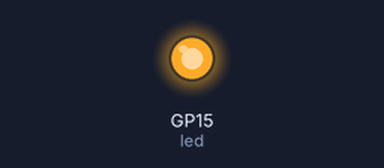
This program was run on a simulated Raspberry Pi Pico running CircuitPython. Parts: output pins drawn as LEDs (lit = HIGH). At 30.0 s the program ends and the board releases its pins; the recording ends there.

Above: at 1.5 s.
At 4.5 s:
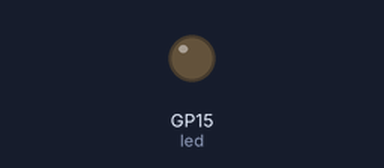
Timing chart, 0 to 7.8 s (numbered marks = the images above):
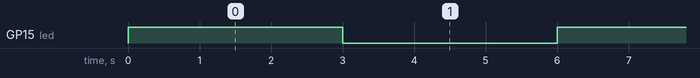

The program:

Lab04_TEST2.py
```python
# 匯入 Pico 控制板相關的 board 模組
import board
# 匯入時間相關的 time 模組
import time
# 匯入數位輸出入的 DigitalInOut、Direction 模組
from digitalio import DigitalInOut, Direction

# 建立 GPIO15 腳位的 DigitalInOut 物件, 並命名為 led
led = DigitalInOut(board.GP15)
# 設定 led 為輸出腳位
led.direction = Direction.OUTPUT

led.value = True    # 設定腳位有電, 點亮 LED
time.sleep(3)       # 暫停 3 秒
led.value = False   # 設定腳位沒電, 熄滅 LED
time.sleep(3)

led.value = True    # 設定腳位有電, 點亮 LED
time.sleep(3)       # 暫停 3 秒
led.value = False   # 設定腳位沒電, 熄滅 LED
time.sleep(3)

led.value = True    # 設定腳位有電, 點亮 LED
time.sleep(3)       # 暫停 3 秒
led.value = False   # 設定腳位沒電, 熄滅 LED
time.sleep(3)

led.value = True    # 設定腳位有電, 點亮 LED
time.sleep(3)       # 暫停 3 秒
led.value = False   # 設定腳位沒電, 熄滅 LED
time.sleep(3)

led.value = True    # 設定腳位有電, 點亮 LED
time.sleep(3)       # 暫停 3 秒
led.value = False   # 設定腳位沒電, 熄滅 LED
time.sleep(3)
```

Measured:
- by itself, GP15 (led): alternates HIGH for 3.0 s and LOW for 3.0 s
